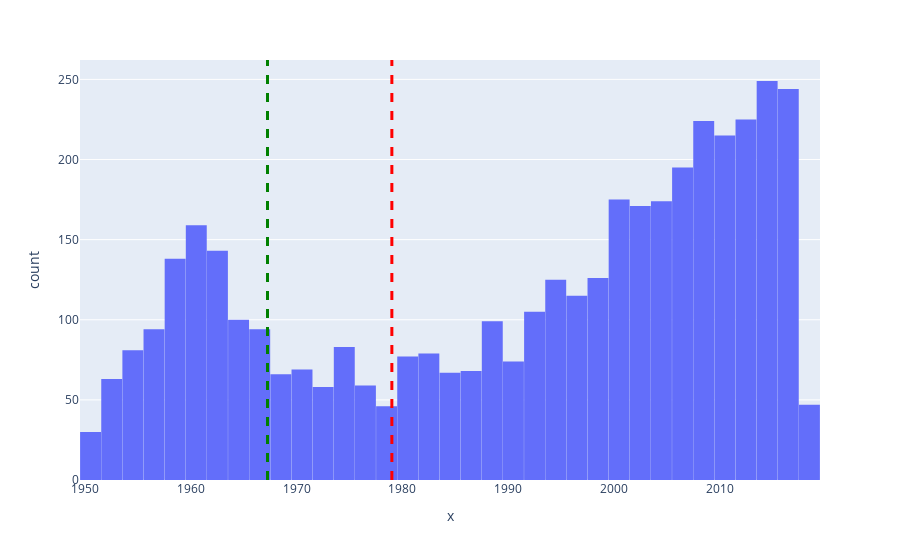

The code cell stored with this chart in its notebook:
### Code cell
fig = px.histogram(anual,x=anual[anual.Year_D > 1950].Year_D)
fig.update_layout(bargap=0.01)
fig.add_vline(anual.Year_D.median(), line_width=3, line_dash="dash", line_color="red")
fig.add_vline(anual.Year_D.mean(), line_width=3, line_dash="dash", line_color="green")
fig.show()

### Figure 1 — Plotly figure (JSON) as saved in the notebook; plotly's stock layout.template omitted (floating-point values rounded to 4 significant figures; data arrays with more than 128 entries replaced by an {"elided": "..."} marker saying what was removed)
{"data": [{"alignmentgroup": "True", "bingroup": "x", "hovertemplate": "x=%{x}<br>count=%{y}<extra></extra>", "legendgroup": "", "marker": {"color": "#636efa", "pattern": {"shape": ""}}, "name": "", "offsetgroup": "", "orientation": "v", "showlegend": false, "type": "histogram", "x": {"elided": "4137 int values"}, "xaxis": "x", "yaxis": "y"}], "layout": {"bargap": 0.01, "barmode": "relative", "legend": {"tracegroupgap": 0}, "margin": {"t": 60}, "shapes": [{"line": {"color": "red", "dash": "dash", "width": 3}, "type": "line", "x0": 1979, "x1": 1979, "xref": "x", "y0": 0, "y1": 1, "yref": "y domain"}, {"line": {"color": "green", "dash": "dash", "width": 3}, "type": "line", "x0": 1967.0, "x1": 1967.0, "xref": "x", "y0": 0, "y1": 1, "yref": "y domain"}], "xaxis": {"anchor": "y", "domain": [0, 1], "title": {"text": "x"}}, "yaxis": {"anchor": "x", "domain": [0, 1], "title": {"text": "count"}}}}
